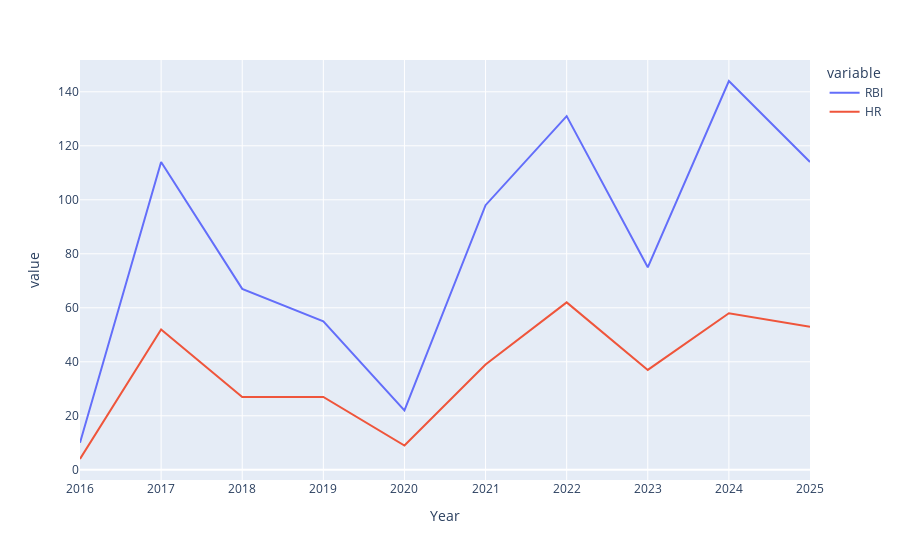

Here is the notebook cell this chart was saved with:
### Code cell
fig = px.line(df[judgefilter],
              x = 'Year',
              y = ['RBI','HR'])

fig.show()

### Figure 1 — Plotly figure (JSON) as saved in the notebook; plotly's stock layout.template omitted (floating-point values rounded to 4 significant figures)
{"data": [{"hovertemplate": "variable=RBI<br>Year=%{x}<br>value=%{y}<extra></extra>", "legendgroup": "RBI", "line": {"color": "#636efa", "dash": "solid"}, "marker": {"symbol": "circle"}, "mode": "lines", "name": "RBI", "orientation": "v", "showlegend": true, "type": "scatter", "x": [2025, 2024, 2023, 2022, 2021, 2020, 2019, 2018, 2017, 2016], "xaxis": "x", "y": [114, 144, 75, 131, 98, 22, 55, 67, 114, 10], "yaxis": "y"}, {"hovertemplate": "variable=HR<br>Year=%{x}<br>value=%{y}<extra></extra>", "legendgroup": "HR", "line": {"color": "#EF553B", "dash": "solid"}, "marker": {"symbol": "circle"}, "mode": "lines", "name": "HR", "orientation": "v", "showlegend": true, "type": "scatter", "x": [2025, 2024, 2023, 2022, 2021, 2020, 2019, 2018, 2017, 2016], "xaxis": "x", "y": [53, 58, 37, 62, 39, 9, 27, 27, 52, 4], "yaxis": "y"}], "layout": {"autosize": true, "legend": {"title": {"text": "variable"}, "tracegroupgap": 0}, "margin": {"t": 60}, "xaxis": {"anchor": "y", "autorange": true, "domain": [0, 1], "range": [2016, 2025], "title": {"text": "Year"}, "type": "linear"}, "yaxis": {"anchor": "x", "autorange": true, "domain": [0, 1], "range": [-3.778, 151.8], "title": {"text": "value"}, "type": "linear"}}}
